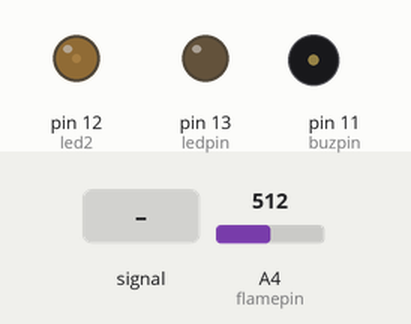
Recording of a sketch running on a simulated Arduino Uno, built with avr-gcc and run on an emulated ATmega328P. Shown: output pins drawn as LEDs (lit = HIGH), buzzer (waves = sounding). The inputs (shaded band) are chosen by the test bench; at power-on: A4 (flamepin) = 512.

Above: at 1.2 s.
1.3 s: A4 (flamepin) fed a 200 Hz sine of ±460 counts around its level
At 2.5 s:
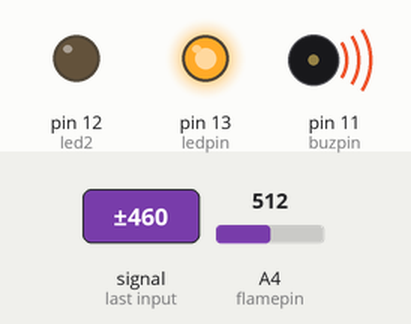
2.8 s: A4 (flamepin) set to 716
At 3.1 s:
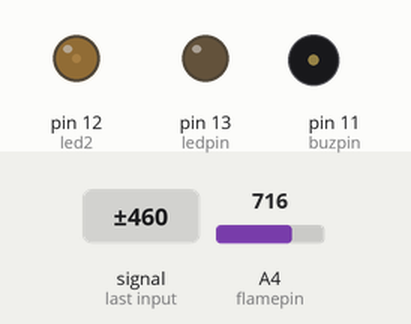
Timing chart, 0 to 5.8 s (numbered marks = the images above; inputs shaded):
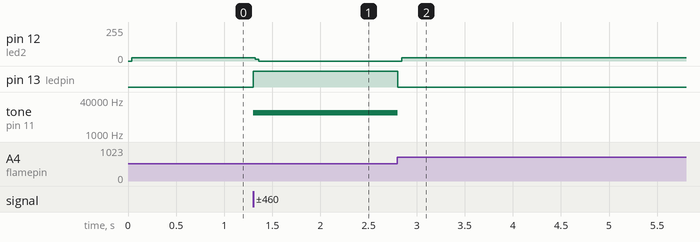

Measured:
- after the input at 1.3 s, pin 12 (led2): 24/255 → 0/255 at once; pin 13 (ledpin): LOW → HIGH at once; tone on pin 11 (buzpin): silent → 10000 Hz at once
- after the input at 2.8 s, pin 12 (led2): 0/255 → 26/255 at once; pin 13 (ledpin): HIGH → LOW at once; tone on pin 11 (buzpin): 10000 Hz → silent at once

The sketch:

fire.ino
```cpp
int ledpin=13;
int led2=12;
int flamepin=A4;
 int buzpin=11;
 int threshold=200;
int flamesensvalue=0;
void setup() {
Serial.begin(9600);
pinMode(ledpin,OUTPUT);
pinMode(led2,OUTPUT);
pinMode(flamepin,INPUT);
pinMode(buzpin,OUTPUT);
}
void loop() {
flamesensvalue=analogRead(flamepin);
if (flamesensvalue<=threshold) {
digitalWrite(ledpin,HIGH);
tone(buzpin,10000);
delay(300);
}
else{
digitalWrite(led2,HIGH);
digitalWrite(ledpin,LOW);
noTone(buzpin);
digitalWrite(led2,LOW);
}
 }
```
